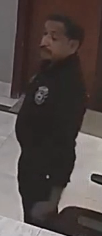
#> input picture team_anoosha/High_networth/Images/guard/Screenshot from 2024-01-16 17-01-50.png, 102 x 236 px; its folder holds only this picture in this run
$ python manipulate_img.py
#> lines starting #> are read from the running program, lines starting #| are printed output that depends on the picture
import os
from PIL import Image

def convert_rgb_to_gray(image_folder, save_folder):
#> called with image_folder = 'Images/guard/', save_folder = 'Images/guard/'
    for filename in os.listdir(image_folder):
        if filename.endswith(".jpg") or filename.endswith(".png") or filename.endswith(".jpeg"):
            img = Image.open(os.path.join(image_folder, filename))
#> img is the input picture: PIL image 102x236 RGBA; mean R, G, B, A 81.3, 72.1, 69.8, 255
            gray_img = img.convert('L')
            save_name = os.path.splitext(filename)[0] + "_gray" + os.path.splitext(filename)[1]
            gray_img.save(os.path.join(save_folder, save_name))

# Usage
convert_rgb_to_gray('Images/guard/', 'Images/guard/')

def flip_and_save_images(image_folder, save_folder):
#> called with image_folder = 'Images/guard/', save_folder = 'Images/guard/'
    for filename in os.listdir(image_folder):
        if filename.endswith(".jpg") or filename.endswith(".png") or filename.endswith(".jpeg"):
            img = Image.open(os.path.join(image_folder, filename))
            flipped_img = img.transpose(Image.FLIP_LEFT_RIGHT)
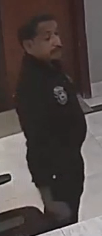
#> flipped_img: PIL image 102x236 RGBA; mean R, G, B, A 81.3, 72.1, 69.8, 255
            save_name = os.path.splitext(filename)[0] + "_flip" + os.path.splitext(filename)[1]
            flipped_img.save(os.path.join(save_folder, save_name))

# Usage
flip_and_save_images('Images/guard/', 'Images/guard/')
